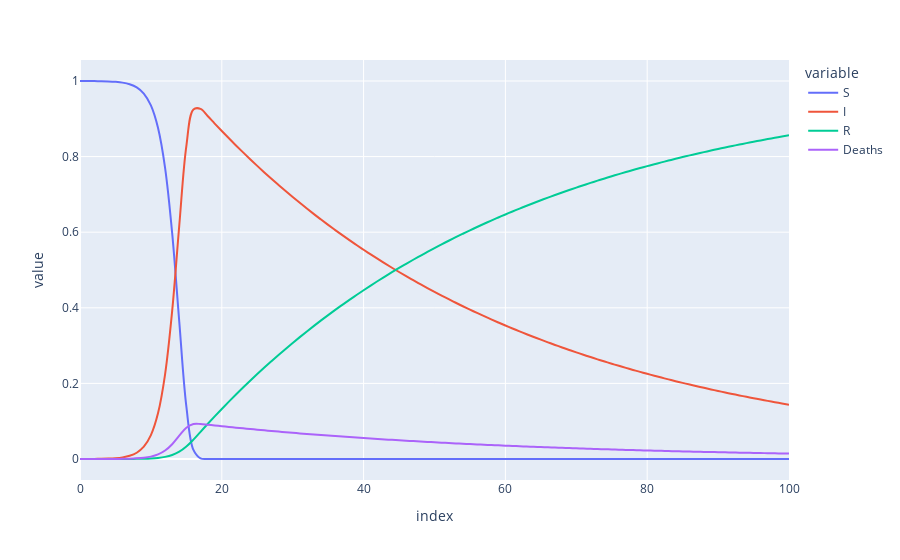

Write notebook code for a chart like this one.
### Code cell
import plotly.express as px

fig = px.line(df, x="index", y="value", color="variable", line_group="variable", hover_name="variable",
        line_shape="spline", render_mode="svg")
fig.show()

### Figure 1 — Plotly figure (JSON) as saved in the notebook; plotly's stock layout.template omitted (floating-point values rounded to 4 significant figures)
{"data": [{"hoverlabel": {"namelength": 0}, "hovertemplate": "<b>%{hovertext}</b><br><br>variable=S<br>index=%{x}<br>value=%{y}", "hovertext": ["S", "S", "S", "S", "S", "S", "S", "S", "S", "S", "S", "S", "S", "S", "S", "S", "S", "S", "S", "S", "S", "S", "S", "S", "S", "S", "S", "S", "S", "S", "S", "S", "S", "S", "S", "S", "S", "S", "S", "S", "S", "S", "S", "S", "S", "S", "S", "S", "S", "S", "S", "S", "S", "S", "S", "S", "S", "S", "S", "S", "S", "S", "S", "S", "S", "S", "S", "S", "S", "S", "S", "S", "S", "S", "S", "S", "S", "S", "S", "S", "S", "S", "S", "S", "S", "S", "S", "S", "S", "S", "S", "S", "S", "S", "S", "S", "S", "S", "S", "S", "S"], "legendgroup": "S", "line": {"color": "#636efa", "dash": "solid", "shape": "spline"}, "mode": "lines", "name": "S", "showlegend": true, "type": "scatter", "x": [0, 1, 2, 3, 4, 5, 6, 7, 8, 9, 10, 11, 12, 13, 14, 15, 16, 17, 18, 19, 20, 21, 22, 23, 24, 25, 26, 27, 28, 29, 30, 31, 32, 33, 34, 35, 36, 37, 38, 39, 40, 41, 42, 43, 44, 45, 46, 47, 48, 49, 50, 51, 52, 53, 54, 55, 56, 57, 58, 59, 60, 61, 62, 63, 64, 65, 66, 67, 68, 69, 70, 71, 72, 73, 74, 75, 76, 77, 78, 79, 80, 81, 82, 83, 84, 85, 86, 87, 88, 89, 90, 91, 92, 93, 94, 95, 96, 97, 98, 99, 100], "xaxis": "x", "y": [0.9999, 0.9998, 0.9997, 0.9994, 0.9989, 0.9978, 0.9956, 0.9914, 0.983, 0.9667, 0.9353, 0.8762, 0.7703, 0.5976, 0.3635, 0.1391, 0.02394, 0.001804, 0.000133, 1.232e-05, 1.388e-06, 1.838e-07, 2.788e-08, 4.753e-09, 8.982e-10, 1.859e-10, 4.175e-11, 1.01e-11, 2.612e-12, 7.187e-13, 2.093e-13, 6.427e-14, 2.072e-14, 6.993e-15, 2.463e-15, 9.028e-16, 3.437e-16, 1.356e-16, 5.529e-17, 2.328e-17, 1.01e-17, 4.51e-18, 2.069e-18, 9.742e-19, 4.701e-19, 2.323e-19, 1.174e-19, 6.06e-20, 3.194e-20, 1.717e-20, 9.406e-21, 5.248e-21, 2.979e-21, 1.72e-21, 1.009e-21, 6.013e-22, 3.637e-22, 2.232e-22, 1.389e-22, 8.759e-23, 5.596e-23, 3.62e-23, 2.37e-23, 1.57e-23, 1.052e-23, 7.122e-24, 4.874e-24, 3.37e-24, 2.353e-24, 1.659e-24, 1.18e-24, 8.475e-25, 6.138e-25, 4.483e-25, 3.301e-25, 2.45e-25, 1.832e-25, 1.381e-25, 1.048e-25, 8.01e-26, 6.164e-26, 4.776e-26, 3.724e-26, 2.922e-26, 2.306e-26, 1.831e-26, 1.463e-26, 1.175e-26, 9.486e-27, 7.701e-27, 6.283e-27, 5.153e-27, 4.246e-27, 3.516e-27, 2.924e-27, 2.443e-27, 2.05e-27, 1.728e-27, 1.462e-27, 1.242e-27, 1.06e-27], "yaxis": "y"}, {"hoverlabel": {"namelength": 0}, "hovertemplate": "<b>%{hovertext}</b><br><br>variable=I<br>index=%{x}<br>value=%{y}", "hovertext": ["I", "I", "I", "I", "I", "I", "I", "I", "I", "I", "I", "I", "I", "I", "I", "I", "I", "I", "I", "I", "I", "I", "I", "I", "I", "I", "I", "I", "I", "I", "I", "I", "I", "I", "I", "I", "I", "I", "I", "I", "I", "I", "I", "I", "I", "I", "I", "I", "I", "I", "I", "I", "I", "I", "I", "I", "I", "I", "I", "I", "I", "I", "I", "I", "I", "I", "I", "I", "I", "I", "I", "I", "I", "I", "I", "I", "I", "I", "I", "I", "I", "I", "I", "I", "I", "I", "I", "I", "I", "I", "I", "I", "I", "I", "I", "I", "I", "I", "I", "I", "I"], "legendgroup": "I", "line": {"color": "#EF553B", "dash": "solid", "shape": "spline"}, "mode": "lines", "name": "I", "showlegend": true, "type": "scatter", "x": [0, 1, 2, 3, 4, 5, 6, 7, 8, 9, 10, 11, 12, 13, 14, 15, 16, 17, 18, 19, 20, 21, 22, 23, 24, 25, 26, 27, 28, 29, 30, 31, 32, 33, 34, 35, 36, 37, 38, 39, 40, 41, 42, 43, 44, 45, 46, 47, 48, 49, 50, 51, 52, 53, 54, 55, 56, 57, 58, 59, 60, 61, 62, 63, 64, 65, 66, 67, 68, 69, 70, 71, 72, 73, 74, 75, 76, 77, 78, 79, 80, 81, 82, 83, 84, 85, 86, 87, 88, 89, 90, 91, 92, 93, 94, 95, 96, 97, 98, 99, 100], "xaxis": "x", "y": [7.142e-05, 0.0001413, 0.0002793, 0.0005524, 0.001092, 0.002159, 0.004265, 0.008416, 0.01657, 0.0325, 0.06319, 0.1209, 0.2241, 0.3918, 0.6172, 0.8279, 0.9247, 0.9263, 0.9074, 0.8873, 0.8676, 0.8483, 0.8295, 0.811, 0.793, 0.7754, 0.7582, 0.7413, 0.7248, 0.7087, 0.693, 0.6776, 0.6625, 0.6478, 0.6334, 0.6193, 0.6056, 0.5921, 0.579, 0.5661, 0.5535, 0.5412, 0.5292, 0.5174, 0.5059, 0.4947, 0.4837, 0.4729, 0.4624, 0.4522, 0.4421, 0.4323, 0.4227, 0.4133, 0.4041, 0.3951, 0.3863, 0.3778, 0.3694, 0.3612, 0.3531, 0.3453, 0.3376, 0.3301, 0.3228, 0.3156, 0.3086, 0.3017, 0.295, 0.2885, 0.2821, 0.2758, 0.2697, 0.2637, 0.2578, 0.2521, 0.2465, 0.241, 0.2356, 0.2304, 0.2253, 0.2203, 0.2154, 0.2106, 0.2059, 0.2013, 0.1969, 0.1925, 0.1882, 0.184, 0.1799, 0.1759, 0.172, 0.1682, 0.1645, 0.1608, 0.1572, 0.1538, 0.1503, 0.147, 0.1437], "yaxis": "y"}, {"hoverlabel": {"namelength": 0}, "hovertemplate": "<b>%{hovertext}</b><br><br>variable=R<br>index=%{x}<br>value=%{y}", "hovertext": ["R", "R", "R", "R", "R", "R", "R", "R", "R", "R", "R", "R", "R", "R", "R", "R", "R", "R", "R", "R", "R", "R", "R", "R", "R", "R", "R", "R", "R", "R", "R", "R", "R", "R", "R", "R", "R", "R", "R", "R", "R", "R", "R", "R", "R", "R", "R", "R", "R", "R", "R", "R", "R", "R", "R", "R", "R", "R", "R", "R", "R", "R", "R", "R", "R", "R", "R", "R", "R", "R", "R", "R", "R", "R", "R", "R", "R", "R", "R", "R", "R", "R", "R", "R", "R", "R", "R", "R", "R", "R", "R", "R", "R", "R", "R", "R", "R", "R", "R", "R", "R"], "legendgroup": "R", "line": {"color": "#00cc96", "dash": "solid", "shape": "spline"}, "mode": "lines", "name": "R", "showlegend": true, "type": "scatter", "x": [0, 1, 2, 3, 4, 5, 6, 7, 8, 9, 10, 11, 12, 13, 14, 15, 16, 17, 18, 19, 20, 21, 22, 23, 24, 25, 26, 27, 28, 29, 30, 31, 32, 33, 34, 35, 36, 37, 38, 39, 40, 41, 42, 43, 44, 45, 46, 47, 48, 49, 50, 51, 52, 53, 54, 55, 56, 57, 58, 59, 60, 61, 62, 63, 64, 65, 66, 67, 68, 69, 70, 71, 72, 73, 74, 75, 76, 77, 78, 79, 80, 81, 82, 83, 84, 85, 86, 87, 88, 89, 90, 91, 92, 93, 94, 95, 96, 97, 98, 99, 100], "xaxis": "x", "y": [1.757e-05, 1.916e-05, 2.23e-05, 2.85e-05, 4.078e-05, 6.505e-05, 0.000113, 0.0002078, 0.0003948, 0.0007631, 0.001485, 0.00289, 0.005576, 0.01056, 0.01926, 0.03298, 0.05138, 0.07193, 0.09251, 0.1127, 0.1324, 0.1517, 0.1705, 0.189, 0.207, 0.2246, 0.2418, 0.2587, 0.2752, 0.2913, 0.307, 0.3224, 0.3375, 0.3522, 0.3666, 0.3807, 0.3944, 0.4079, 0.421, 0.4339, 0.4465, 0.4588, 0.4708, 0.4826, 0.4941, 0.5053, 0.5163, 0.5271, 0.5376, 0.5478, 0.5579, 0.5677, 0.5773, 0.5867, 0.5959, 0.6049, 0.6137, 0.6222, 0.6306, 0.6388, 0.6469, 0.6547, 0.6624, 0.6699, 0.6772, 0.6844, 0.6914, 0.6983, 0.705, 0.7115, 0.7179, 0.7242, 0.7303, 0.7363, 0.7422, 0.7479, 0.7535, 0.759, 0.7644, 0.7696, 0.7747, 0.7797, 0.7846, 0.7894, 0.7941, 0.7987, 0.8031, 0.8075, 0.8118, 0.816, 0.8201, 0.8241, 0.828, 0.8318, 0.8355, 0.8392, 0.8428, 0.8462, 0.8497, 0.853, 0.8563], "yaxis": "y"}, {"hoverlabel": {"namelength": 0}, "hovertemplate": "<b>%{hovertext}</b><br><br>variable=Deaths<br>index=%{x}<br>value=%{y}", "hovertext": ["Deaths", "Deaths", "Deaths", "Deaths", "Deaths", "Deaths", "Deaths", "Deaths", "Deaths", "Deaths", "Deaths", "Deaths", "Deaths", "Deaths", "Deaths", "Deaths", "Deaths", "Deaths", "Deaths", "Deaths", "Deaths", "Deaths", "Deaths", "Deaths", "Deaths", "Deaths", "Deaths", "Deaths", "Deaths", "Deaths", "Deaths", "Deaths", "Deaths", "Deaths", "Deaths", "Deaths", "Deaths", "Deaths", "Deaths", "Deaths", "Deaths", "Deaths", "Deaths", "Deaths", "Deaths", "Deaths", "Deaths", "Deaths", "Deaths", "Deaths", "Deaths", "Deaths", "Deaths", "Deaths", "Deaths", "Deaths", "Deaths", "Deaths", "Deaths", "Deaths", "Deaths", "Deaths", "Deaths", "Deaths", "Deaths", "Deaths", "Deaths", "Deaths", "Deaths", "Deaths", "Deaths", "Deaths", "Deaths", "Deaths", "Deaths", "Deaths", "Deaths", "Deaths", "Deaths", "Deaths", "Deaths", "Deaths", "Deaths", "Deaths", "Deaths", "Deaths", "Deaths", "Deaths", "Deaths", "Deaths", "Deaths", "Deaths", "Deaths", "Deaths", "Deaths", "Deaths", "Deaths", "Deaths", "Deaths", "Deaths", "Deaths"], "legendgroup": "Deaths", "line": {"color": "#ab63fa", "dash": "solid", "shape": "spline"}, "mode": "lines", "name": "Deaths", "showlegend": true, "type": "scatter", "x": [0, 1, 2, 3, 4, 5, 6, 7, 8, 9, 10, 11, 12, 13, 14, 15, 16, 17, 18, 19, 20, 21, 22, 23, 24, 25, 26, 27, 28, 29, 30, 31, 32, 33, 34, 35, 36, 37, 38, 39, 40, 41, 42, 43, 44, 45, 46, 47, 48, 49, 50, 51, 52, 53, 54, 55, 56, 57, 58, 59, 60, 61, 62, 63, 64, 65, 66, 67, 68, 69, 70, 71, 72, 73, 74, 75, 76, 77, 78, 79, 80, 81, 82, 83, 84, 85, 86, 87, 88, 89, 90, 91, 92, 93, 94, 95, 96, 97, 98, 99, 100], "xaxis": "x", "y": [7.142e-06, 1.413e-05, 2.793e-05, 5.524e-05, 0.0001092, 0.0002159, 0.0004265, 0.0008416, 0.001657, 0.00325, 0.006319, 0.01209, 0.02241, 0.03918, 0.06172, 0.08279, 0.09247, 0.09263, 0.09074, 0.08873, 0.08676, 0.08483, 0.08295, 0.0811, 0.0793, 0.07754, 0.07582, 0.07413, 0.07248, 0.07087, 0.0693, 0.06776, 0.06625, 0.06478, 0.06334, 0.06193, 0.06056, 0.05921, 0.0579, 0.05661, 0.05535, 0.05412, 0.05292, 0.05174, 0.05059, 0.04947, 0.04837, 0.04729, 0.04624, 0.04522, 0.04421, 0.04323, 0.04227, 0.04133, 0.04041, 0.03951, 0.03863, 0.03778, 0.03694, 0.03612, 0.03531, 0.03453, 0.03376, 0.03301, 0.03228, 0.03156, 0.03086, 0.03017, 0.0295, 0.02885, 0.02821, 0.02758, 0.02697, 0.02637, 0.02578, 0.02521, 0.02465, 0.0241, 0.02356, 0.02304, 0.02253, 0.02203, 0.02154, 0.02106, 0.02059, 0.02013, 0.01969, 0.01925, 0.01882, 0.0184, 0.01799, 0.01759, 0.0172, 0.01682, 0.01645, 0.01608, 0.01572, 0.01538, 0.01503, 0.0147, 0.01437], "yaxis": "y"}], "layout": {"legend": {"title": {"text": "variable"}, "tracegroupgap": 0}, "margin": {"t": 60}, "xaxis": {"anchor": "y", "domain": [0, 1], "title": {"text": "index"}}, "yaxis": {"anchor": "x", "domain": [0, 1], "title": {"text": "value"}}}}
